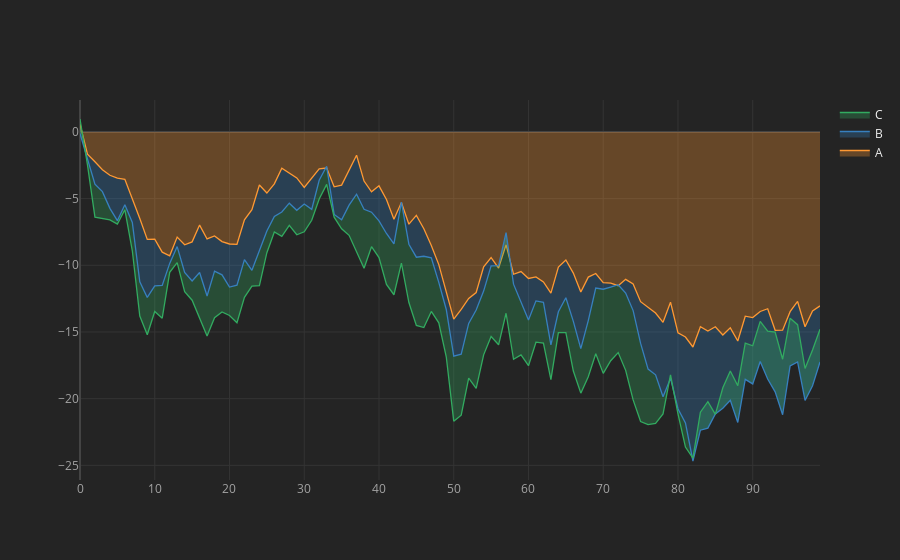

Source (notebook cell):
### Code cell
df.iplot(kind='area',fill=True)
